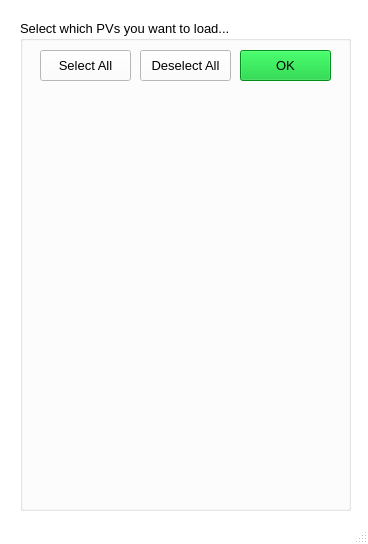
<?xml version="1.0" encoding="UTF-8"?>
<ui version="4.0">
 <class>MainWindow</class>
 <widget class="QMainWindow" name="MainWindow">
  <property name="geometry">
   <rect>
    <x>0</x>
    <y>0</y>
    <width>368</width>
    <height>544</height>
   </rect>
  </property>
  <property name="palette">
   <palette>
    <active>
     <colorrole role="WindowText">
      <brush brushstyle="SolidPattern">
       <color alpha="255">
        <red>0</red>
        <green>0</green>
        <blue>0</blue>
       </color>
      </brush>
     </colorrole>
     <colorrole role="Button">
      <brush brushstyle="SolidPattern">
       <color alpha="255">
        <red>255</red>
        <green>255</green>
        <blue>255</blue>
       </color>
      </brush>
     </colorrole>
     <colorrole role="Light">
      <brush brushstyle="SolidPattern">
       <color alpha="255">
        <red>255</red>
        <green>255</green>
        <blue>255</blue>
       </color>
      </brush>
     </colorrole>
     <colorrole role="Midlight">
      <brush brushstyle="SolidPattern">
       <color alpha="255">
        <red>255</red>
        <green>255</green>
        <blue>255</blue>
       </color>
      </brush>
     </colorrole>
     <colorrole role="Dark">
      <brush brushstyle="SolidPattern">
       <color alpha="255">
        <red>127</red>
        <green>127</green>
        <blue>127</blue>
       </color>
      </brush>
     </colorrole>
     <colorrole role="Mid">
      <brush brushstyle="SolidPattern">
       <color alpha="255">
        <red>170</red>
        <green>170</green>
        <blue>170</blue>
       </color>
      </brush>
     </colorrole>
     <colorrole role="Text">
      <brush brushstyle="SolidPattern">
       <color alpha="255">
        <red>0</red>
        <green>0</green>
        <blue>0</blue>
       </color>
      </brush>
     </colorrole>
     <colorrole role="BrightText">
      <brush brushstyle="SolidPattern">
       <color alpha="255">
        <red>255</red>
        <green>255</green>
        <blue>255</blue>
       </color>
      </brush>
     </colorrole>
     <colorrole role="ButtonText">
      <brush brushstyle="SolidPattern">
       <color alpha="255">
        <red>0</red>
        <green>0</green>
        <blue>0</blue>
       </color>
      </brush>
     </colorrole>
     <colorrole role="Base">
      <brush brushstyle="SolidPattern">
       <color alpha="255">
        <red>255</red>
        <green>255</green>
        <blue>255</blue>
       </color>
      </brush>
     </colorrole>
     <colorrole role="Window">
      <brush brushstyle="SolidPattern">
       <color alpha="255">
        <red>255</red>
        <green>255</green>
        <blue>255</blue>
       </color>
      </brush>
     </colorrole>
     <colorrole role="Shadow">
      <brush brushstyle="SolidPattern">
       <color alpha="255">
        <red>0</red>
        <green>0</green>
        <blue>0</blue>
       </color>
      </brush>
     </colorrole>
     <colorrole role="AlternateBase">
      <brush brushstyle="SolidPattern">
       <color alpha="255">
        <red>255</red>
        <green>255</green>
        <blue>255</blue>
       </color>
      </brush>
     </colorrole>
     <colorrole role="ToolTipBase">
      <brush brushstyle="SolidPattern">
       <color alpha="255">
        <red>255</red>
        <green>255</green>
        <blue>220</blue>
       </color>
      </brush>
     </colorrole>
     <colorrole role="ToolTipText">
      <brush brushstyle="SolidPattern">
       <color alpha="255">
        <red>0</red>
        <green>0</green>
        <blue>0</blue>
       </color>
      </brush>
     </colorrole>
    </active>
    <inactive>
     <colorrole role="WindowText">
      <brush brushstyle="SolidPattern">
       <color alpha="255">
        <red>0</red>
        <green>0</green>
        <blue>0</blue>
       </color>
      </brush>
     </colorrole>
     <colorrole role="Button">
      <brush brushstyle="SolidPattern">
       <color alpha="255">
        <red>255</red>
        <green>255</green>
        <blue>255</blue>
       </color>
      </brush>
     </colorrole>
     <colorrole role="Light">
      <brush brushstyle="SolidPattern">
       <color alpha="255">
        <red>255</red>
        <green>255</green>
        <blue>255</blue>
       </color>
      </brush>
     </colorrole>
     <colorrole role="Midlight">
      <brush brushstyle="SolidPattern">
       <color alpha="255">
        <red>255</red>
        <green>255</green>
        <blue>255</blue>
       </color>
      </brush>
     </colorrole>
     <colorrole role="Dark">
      <brush brushstyle="SolidPattern">
       <color alpha="255">
        <red>127</red>
        <green>127</green>
        <blue>127</blue>
       </color>
      </brush>
     </colorrole>
     <colorrole role="Mid">
      <brush brushstyle="SolidPattern">
       <color alpha="255">
        <red>170</red>
        <green>170</green>
        <blue>170</blue>
       </color>
      </brush>
     </colorrole>
     <colorrole role="Text">
      <brush brushstyle="SolidPattern">
       <color alpha="255">
        <red>0</red>
        <green>0</green>
        <blue>0</blue>
       </color>
      </brush>
     </colorrole>
     <colorrole role="BrightText">
      <brush brushstyle="SolidPattern">
       <color alpha="255">
        <red>255</red>
        <green>255</green>
        <blue>255</blue>
       </color>
      </brush>
     </colorrole>
     <colorrole role="ButtonText">
      <brush brushstyle="SolidPattern">
       <color alpha="255">
        <red>0</red>
        <green>0</green>
        <blue>0</blue>
       </color>
      </brush>
     </colorrole>
     <colorrole role="Base">
      <brush brushstyle="SolidPattern">
       <color alpha="255">
        <red>255</red>
        <green>255</green>
        <blue>255</blue>
       </color>
      </brush>
     </colorrole>
     <colorrole role="Window">
      <brush brushstyle="SolidPattern">
       <color alpha="255">
        <red>255</red>
        <green>255</green>
        <blue>255</blue>
       </color>
      </brush>
     </colorrole>
     <colorrole role="Shadow">
      <brush brushstyle="SolidPattern">
       <color alpha="255">
        <red>0</red>
        <green>0</green>
        <blue>0</blue>
       </color>
      </brush>
     </colorrole>
     <colorrole role="AlternateBase">
      <brush brushstyle="SolidPattern">
       <color alpha="255">
        <red>255</red>
        <green>255</green>
        <blue>255</blue>
       </color>
      </brush>
     </colorrole>
     <colorrole role="ToolTipBase">
      <brush brushstyle="SolidPattern">
       <color alpha="255">
        <red>255</red>
        <green>255</green>
        <blue>220</blue>
       </color>
      </brush>
     </colorrole>
     <colorrole role="ToolTipText">
      <brush brushstyle="SolidPattern">
       <color alpha="255">
        <red>0</red>
        <green>0</green>
        <blue>0</blue>
       </color>
      </brush>
     </colorrole>
    </inactive>
    <disabled>
     <colorrole role="WindowText">
      <brush brushstyle="SolidPattern">
       <color alpha="255">
        <red>127</red>
        <green>127</green>
        <blue>127</blue>
       </color>
      </brush>
     </colorrole>
     <colorrole role="Button">
      <brush brushstyle="SolidPattern">
       <color alpha="255">
        <red>255</red>
        <green>255</green>
        <blue>255</blue>
       </color>
      </brush>
     </colorrole>
     <colorrole role="Light">
      <brush brushstyle="SolidPattern">
       <color alpha="255">
        <red>255</red>
        <green>255</green>
        <blue>255</blue>
       </color>
      </brush>
     </colorrole>
     <colorrole role="Midlight">
      <brush brushstyle="SolidPattern">
       <color alpha="255">
        <red>255</red>
        <green>255</green>
        <blue>255</blue>
       </color>
      </brush>
     </colorrole>
     <colorrole role="Dark">
      <brush brushstyle="SolidPattern">
       <color alpha="255">
        <red>127</red>
        <green>127</green>
        <blue>127</blue>
       </color>
      </brush>
     </colorrole>
     <colorrole role="Mid">
      <brush brushstyle="SolidPattern">
       <color alpha="255">
        <red>170</red>
        <green>170</green>
        <blue>170</blue>
       </color>
      </brush>
     </colorrole>
     <colorrole role="Text">
      <brush brushstyle="SolidPattern">
       <color alpha="255">
        <red>127</red>
        <green>127</green>
        <blue>127</blue>
       </color>
      </brush>
     </colorrole>
     <colorrole role="BrightText">
      <brush brushstyle="SolidPattern">
       <color alpha="255">
        <red>255</red>
        <green>255</green>
        <blue>255</blue>
       </color>
      </brush>
     </colorrole>
     <colorrole role="ButtonText">
      <brush brushstyle="SolidPattern">
       <color alpha="255">
        <red>127</red>
        <green>127</green>
        <blue>127</blue>
       </color>
      </brush>
     </colorrole>
     <colorrole role="Base">
      <brush brushstyle="SolidPattern">
       <color alpha="255">
        <red>255</red>
        <green>255</green>
        <blue>255</blue>
       </color>
      </brush>
     </colorrole>
     <colorrole role="Window">
      <brush brushstyle="SolidPattern">
       <color alpha="255">
        <red>255</red>
        <green>255</green>
        <blue>255</blue>
       </color>
      </brush>
     </colorrole>
     <colorrole role="Shadow">
      <brush brushstyle="SolidPattern">
       <color alpha="255">
        <red>0</red>
        <green>0</green>
        <blue>0</blue>
       </color>
      </brush>
     </colorrole>
     <colorrole role="AlternateBase">
      <brush brushstyle="SolidPattern">
       <color alpha="255">
        <red>255</red>
        <green>255</green>
        <blue>255</blue>
       </color>
      </brush>
     </colorrole>
     <colorrole role="ToolTipBase">
      <brush brushstyle="SolidPattern">
       <color alpha="255">
        <red>255</red>
        <green>255</green>
        <blue>220</blue>
       </color>
      </brush>
     </colorrole>
     <colorrole role="ToolTipText">
      <brush brushstyle="SolidPattern">
       <color alpha="255">
        <red>0</red>
        <green>0</green>
        <blue>0</blue>
       </color>
      </brush>
     </colorrole>
    </disabled>
   </palette>
  </property>
  <property name="windowTitle">
   <string>MainWindow</string>
  </property>
  <widget class="QWidget" name="centralwidget">
   <widget class="QGroupBox" name="groupBox">
    <property name="geometry">
     <rect>
      <x>20</x>
      <y>20</y>
      <width>331</width>
      <height>491</height>
     </rect>
    </property>
    <property name="font">
     <font>
      <pointsize>10</pointsize>
     </font>
    </property>
    <property name="title">
     <string>Select which PVs you want to load...</string>
    </property>
    <widget class="QWidget" name="verticalLayoutWidget">
     <property name="geometry">
      <rect>
       <x>20</x>
       <y>80</y>
       <width>291</width>
       <height>391</height>
      </rect>
     </property>
     <layout class="QVBoxLayout" name="list"/>
    </widget>
    <widget class="QPushButton" name="pb_selectAll">
     <property name="geometry">
      <rect>
       <x>20</x>
       <y>30</y>
       <width>91</width>
       <height>31</height>
      </rect>
     </property>
     <property name="text">
      <string>Select All</string>
     </property>
    </widget>
    <widget class="QPushButton" name="pb_deselectAll">
     <property name="geometry">
      <rect>
       <x>120</x>
       <y>30</y>
       <width>91</width>
       <height>31</height>
      </rect>
     </property>
     <property name="text">
      <string>Deselect All</string>
     </property>
    </widget>
    <widget class="QPushButton" name="pb_load">
     <property name="geometry">
      <rect>
       <x>220</x>
       <y>30</y>
       <width>91</width>
       <height>31</height>
      </rect>
     </property>
     <property name="palette">
      <palette>
       <active>
        <colorrole role="WindowText">
         <brush brushstyle="SolidPattern">
          <color alpha="255">
           <red>0</red>
           <green>0</green>
           <blue>0</blue>
          </color>
         </brush>
        </colorrole>
        <colorrole role="Button">
         <brush brushstyle="SolidPattern">
          <color alpha="255">
           <red>0</red>
           <green>199</green>
           <blue>40</blue>
          </color>
         </brush>
        </colorrole>
        <colorrole role="Light">
         <brush brushstyle="SolidPattern">
          <color alpha="255">
           <red>0</red>
           <green>255</green>
           <blue>0</blue>
          </color>
         </brush>
        </colorrole>
        <colorrole role="Midlight">
         <brush brushstyle="SolidPattern">
          <color alpha="255">
           <red>0</red>
           <green>212</green>
           <blue>0</blue>
          </color>
         </brush>
        </colorrole>
        <colorrole role="Dark">
         <brush brushstyle="SolidPattern">
          <color alpha="255">
           <red>0</red>
           <green>85</green>
           <blue>0</blue>
          </color>
         </brush>
        </colorrole>
        <colorrole role="Mid">
         <brush brushstyle="SolidPattern">
          <color alpha="255">
           <red>0</red>
           <green>113</green>
           <blue>0</blue>
          </color>
         </brush>
        </colorrole>
        <colorrole role="Text">
         <brush brushstyle="SolidPattern">
          <color alpha="255">
           <red>0</red>
           <green>0</green>
           <blue>0</blue>
          </color>
         </brush>
        </colorrole>
        <colorrole role="BrightText">
         <brush brushstyle="SolidPattern">
          <color alpha="255">
           <red>255</red>
           <green>255</green>
           <blue>255</blue>
          </color>
         </brush>
        </colorrole>
        <colorrole role="ButtonText">
         <brush brushstyle="SolidPattern">
          <color alpha="255">
           <red>0</red>
           <green>0</green>
           <blue>0</blue>
          </color>
         </brush>
        </colorrole>
        <colorrole role="Base">
         <brush brushstyle="SolidPattern">
          <color alpha="255">
           <red>0</red>
           <green>199</green>
           <blue>40</blue>
          </color>
         </brush>
        </colorrole>
        <colorrole role="Window">
         <brush brushstyle="SolidPattern">
          <color alpha="255">
           <red>0</red>
           <green>199</green>
           <blue>40</blue>
          </color>
         </brush>
        </colorrole>
        <colorrole role="Shadow">
         <brush brushstyle="SolidPattern">
          <color alpha="255">
           <red>0</red>
           <green>0</green>
           <blue>0</blue>
          </color>
         </brush>
        </colorrole>
        <colorrole role="AlternateBase">
         <brush brushstyle="SolidPattern">
          <color alpha="255">
           <red>127</red>
           <green>212</green>
           <blue>127</blue>
          </color>
         </brush>
        </colorrole>
        <colorrole role="ToolTipBase">
         <brush brushstyle="SolidPattern">
          <color alpha="255">
           <red>255</red>
           <green>255</green>
           <blue>220</blue>
          </color>
         </brush>
        </colorrole>
        <colorrole role="ToolTipText">
         <brush brushstyle="SolidPattern">
          <color alpha="255">
           <red>0</red>
           <green>0</green>
           <blue>0</blue>
          </color>
         </brush>
        </colorrole>
       </active>
       <inactive>
        <colorrole role="WindowText">
         <brush brushstyle="SolidPattern">
          <color alpha="255">
           <red>0</red>
           <green>0</green>
           <blue>0</blue>
          </color>
         </brush>
        </colorrole>
        <colorrole role="Button">
         <brush brushstyle="SolidPattern">
          <color alpha="255">
           <red>0</red>
           <green>199</green>
           <blue>40</blue>
          </color>
         </brush>
        </colorrole>
        <colorrole role="Light">
         <brush brushstyle="SolidPattern">
          <color alpha="255">
           <red>0</red>
           <green>255</green>
           <blue>0</blue>
          </color>
         </brush>
        </colorrole>
        <colorrole role="Midlight">
         <brush brushstyle="SolidPattern">
          <color alpha="255">
           <red>0</red>
           <green>212</green>
           <blue>0</blue>
          </color>
         </brush>
        </colorrole>
        <colorrole role="Dark">
         <brush brushstyle="SolidPattern">
          <color alpha="255">
           <red>0</red>
           <green>85</green>
           <blue>0</blue>
          </color>
         </brush>
        </colorrole>
        <colorrole role="Mid">
         <brush brushstyle="SolidPattern">
          <color alpha="255">
           <red>0</red>
           <green>113</green>
           <blue>0</blue>
          </color>
         </brush>
        </colorrole>
        <colorrole role="Text">
         <brush brushstyle="SolidPattern">
          <color alpha="255">
           <red>0</red>
           <green>0</green>
           <blue>0</blue>
          </color>
         </brush>
        </colorrole>
        <colorrole role="BrightText">
         <brush brushstyle="SolidPattern">
          <color alpha="255">
           <red>255</red>
           <green>255</green>
           <blue>255</blue>
          </color>
         </brush>
        </colorrole>
        <colorrole role="ButtonText">
         <brush brushstyle="SolidPattern">
          <color alpha="255">
           <red>0</red>
           <green>0</green>
           <blue>0</blue>
          </color>
         </brush>
        </colorrole>
        <colorrole role="Base">
         <brush brushstyle="SolidPattern">
          <color alpha="255">
           <red>0</red>
           <green>199</green>
           <blue>40</blue>
          </color>
         </brush>
        </colorrole>
        <colorrole role="Window">
         <brush brushstyle="SolidPattern">
          <color alpha="255">
           <red>0</red>
           <green>199</green>
           <blue>40</blue>
          </color>
         </brush>
        </colorrole>
        <colorrole role="Shadow">
         <brush brushstyle="SolidPattern">
          <color alpha="255">
           <red>0</red>
           <green>0</green>
           <blue>0</blue>
          </color>
         </brush>
        </colorrole>
        <colorrole role="AlternateBase">
         <brush brushstyle="SolidPattern">
          <color alpha="255">
           <red>127</red>
           <green>212</green>
           <blue>127</blue>
          </color>
         </brush>
        </colorrole>
        <colorrole role="ToolTipBase">
         <brush brushstyle="SolidPattern">
          <color alpha="255">
           <red>255</red>
           <green>255</green>
           <blue>220</blue>
          </color>
         </brush>
        </colorrole>
        <colorrole role="ToolTipText">
         <brush brushstyle="SolidPattern">
          <color alpha="255">
           <red>0</red>
           <green>0</green>
           <blue>0</blue>
          </color>
         </brush>
        </colorrole>
       </inactive>
       <disabled>
        <colorrole role="WindowText">
         <brush brushstyle="SolidPattern">
          <color alpha="255">
           <red>0</red>
           <green>0</green>
           <blue>0</blue>
          </color>
         </brush>
        </colorrole>
        <colorrole role="Button">
         <brush brushstyle="SolidPattern">
          <color alpha="255">
           <red>0</red>
           <green>199</green>
           <blue>40</blue>
          </color>
         </brush>
        </colorrole>
        <colorrole role="Light">
         <brush brushstyle="SolidPattern">
          <color alpha="255">
           <red>0</red>
           <green>255</green>
           <blue>0</blue>
          </color>
         </brush>
        </colorrole>
        <colorrole role="Midlight">
         <brush brushstyle="SolidPattern">
          <color alpha="255">
           <red>0</red>
           <green>212</green>
           <blue>0</blue>
          </color>
         </brush>
        </colorrole>
        <colorrole role="Dark">
         <brush brushstyle="SolidPattern">
          <color alpha="255">
           <red>0</red>
           <green>85</green>
           <blue>0</blue>
          </color>
         </brush>
        </colorrole>
        <colorrole role="Mid">
         <brush brushstyle="SolidPattern">
          <color alpha="255">
           <red>0</red>
           <green>113</green>
           <blue>0</blue>
          </color>
         </brush>
        </colorrole>
        <colorrole role="Text">
         <brush brushstyle="SolidPattern">
          <color alpha="255">
           <red>0</red>
           <green>0</green>
           <blue>0</blue>
          </color>
         </brush>
        </colorrole>
        <colorrole role="BrightText">
         <brush brushstyle="SolidPattern">
          <color alpha="255">
           <red>255</red>
           <green>255</green>
           <blue>255</blue>
          </color>
         </brush>
        </colorrole>
        <colorrole role="ButtonText">
         <brush brushstyle="SolidPattern">
          <color alpha="255">
           <red>0</red>
           <green>0</green>
           <blue>0</blue>
          </color>
         </brush>
        </colorrole>
        <colorrole role="Base">
         <brush brushstyle="SolidPattern">
          <color alpha="255">
           <red>0</red>
           <green>199</green>
           <blue>40</blue>
          </color>
         </brush>
        </colorrole>
        <colorrole role="Window">
         <brush brushstyle="SolidPattern">
          <color alpha="255">
           <red>0</red>
           <green>199</green>
           <blue>40</blue>
          </color>
         </brush>
        </colorrole>
        <colorrole role="Shadow">
         <brush brushstyle="SolidPattern">
          <color alpha="255">
           <red>0</red>
           <green>0</green>
           <blue>0</blue>
          </color>
         </brush>
        </colorrole>
        <colorrole role="AlternateBase">
         <brush brushstyle="SolidPattern">
          <color alpha="255">
           <red>0</red>
           <green>170</green>
           <blue>0</blue>
          </color>
         </brush>
        </colorrole>
        <colorrole role="ToolTipBase">
         <brush brushstyle="SolidPattern">
          <color alpha="255">
           <red>255</red>
           <green>255</green>
           <blue>220</blue>
          </color>
         </brush>
        </colorrole>
        <colorrole role="ToolTipText">
         <brush brushstyle="SolidPattern">
          <color alpha="255">
           <red>0</red>
           <green>0</green>
           <blue>0</blue>
          </color>
         </brush>
        </colorrole>
       </disabled>
      </palette>
     </property>
     <property name="styleSheet">
      <string notr="true">color: black</string>
     </property>
     <property name="text">
      <string>OK</string>
     </property>
    </widget>
   </widget>
  </widget>
  <widget class="QStatusBar" name="statusbar"/>
 </widget>
 <resources/>
 <connections/>
</ui>
